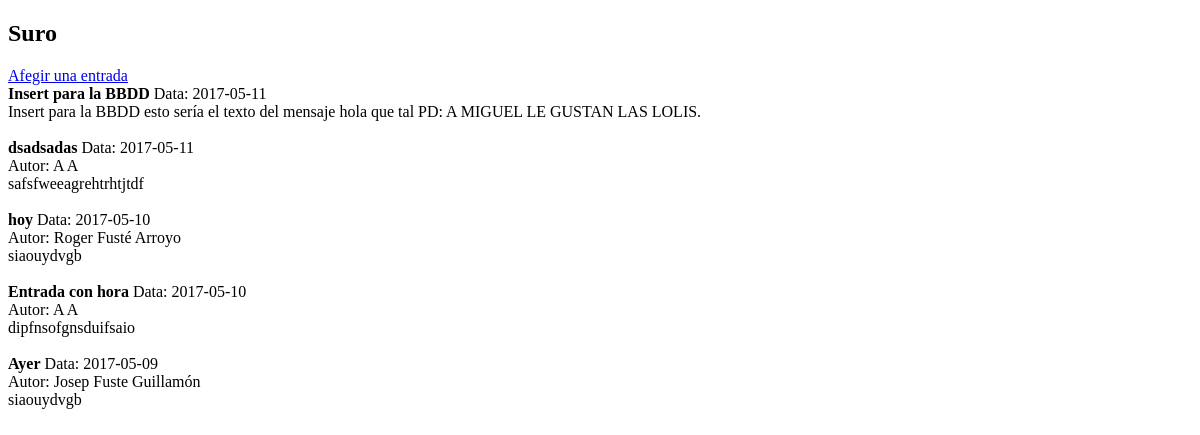
The page /WillyWonka_web/php/suro.php on the database as committed earlier.
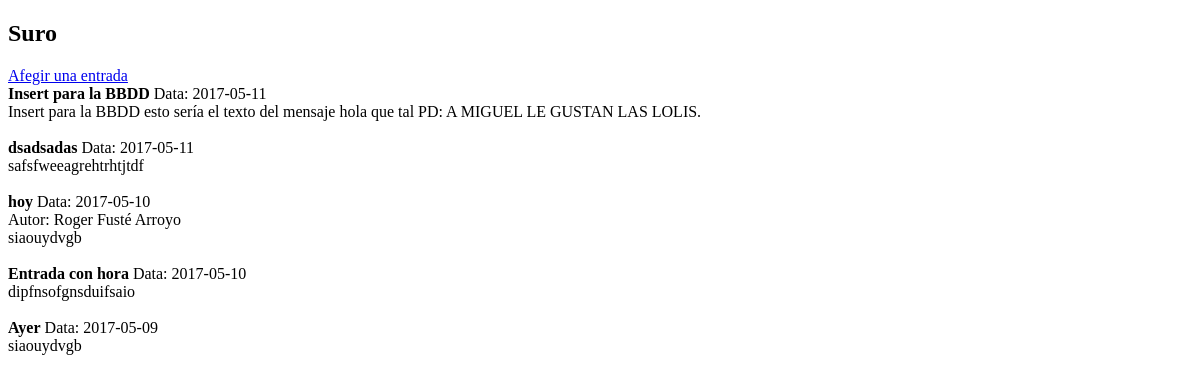
The same page on the database as committed later.
### tables this page shows
CREATE TABLE `tbl_suro` (
  `sur_id` int(11) NOT NULL,
  `sur_data` date NOT NULL,
  `sur_titol` varchar(100) NOT NULL,
  `sur_text` text NOT NULL,
  `usu_id` int(11) NOT NULL
);

CREATE TABLE `tbl_usuari` (
  `usu_id` int(11) NOT NULL,
  `usu_nom` varchar(50) NOT NULL,
  `usu_cognoms` varchar(100) NOT NULL,
  `usu_mail` varchar(100) NOT NULL,
  `usu_pass` varchar(1000) NOT NULL,
  `usu_estat` enum('actiu','inactiu','','') NOT NULL,
  `usu_tipus` enum('admin','mestre','tutor','') NOT NULL,
  `mes_id` int (11) NULL,
  `cla_id` int(11) DEFAULT NULL
);

### WillyWonka_web/php/suro.php (the view, shortened to what this page needs)
<!DOCTYPE html>
<html>
<head>
</head>
<body>
<h2>Suro</h2>
<a href="#" onclick="afegirSuro()">Afegir una entrada</a>
<?php
include "conexio.php";
$sql = "SELECT * FROM `tbl_suro` ORDER BY sur_data DESC";
$resultat = mysqli_query($conexio, $sql);
			if (mysqli_num_rows($resultat) != 0 ) {
				while ($suro = mysqli_fetch_array($resultat)) {
					echo "<b>" . $suro['sur_titol'] . "</b> Data: ".$suro['sur_data']."<br>";
					$idPare = $suro['usu_id'];
					$sqlPare = "SELECT * FROM `tbl_usuari` where usu_id = $idPare";
					$resultatPare = mysqli_query($conexio, $sqlPare);
					if (mysqli_num_rows($resultatPare) != 0 ) {
						while ($pare = mysqli_fetch_array($resultatPare)) {
							echo "Autor: " . $pare['usu_nom'] . " ". $pare['usu_cognoms'] . "<br>";
						}
					}
					echo $suro['sur_text'] . "<br><br>";
				}
			}else{echo "Encara no ha escrit ningú, sigues el primer!";}
 ?>
</body>
</html>

Rows that differ between the two databases and show on the page:
removed tbl_usuari: usu_nom "A", usu_cognoms "A"
removed tbl_usuari: usu_nom "Josep", usu_cognoms "Fuste Guillamón", shown under tbl_suro "Ayer"
